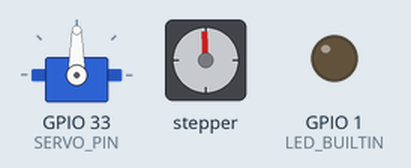
This program was run on a simulated ESP32. On the bench: servo, stepper motor, output pins drawn as LEDs (lit = HIGH). Stepper angles assume 2048 steps per turn.

Above: at 0.2 s.
At 3.5 s:
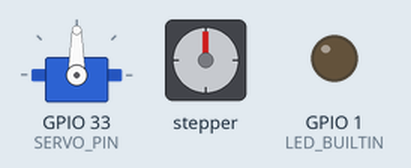
At 6.0 s:
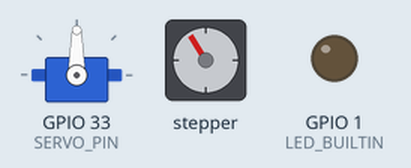
At 8.8 s:
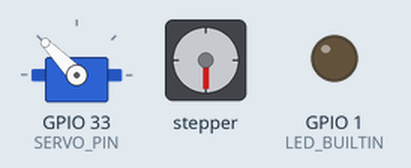
Timing chart, 0 to 10.3 s (numbered marks = the images above):
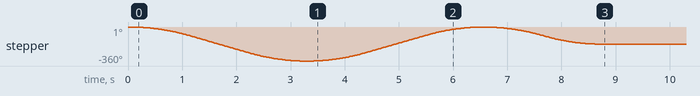

The program:

main.cpp
```cpp
#include <Arduino.h>
#include "config.h"
#include "Sensors/Sensors.h"
#include "rotation_system/rotation_system.h"


int tickIndicator = 0;

void setup() {
    Serial.begin(9600);

    pinMode(LED_BUILTIN, OUTPUT);

    rotationSystemInit();
}

void loop() {
    if (++tickIndicator >= 50000) {
        digitalWrite(LED_BUILTIN, !digitalRead(LED_BUILTIN));
        tickIndicator = 0;
    }
}
```

Sensors.cpp
```cpp
#include "Sensors/Sensors.h"
#define HMC5883L_ADDRESS (0x1E) // Адрес магнитометра
#define GPSSerial Serial2

Adafruit_GPS GPS(&GPSSerial);

Adafruit_HMC5883_Unified mag = Adafruit_HMC5883_Unified(12345); // Айди магнитометра

int getMagData() {
  sensors_event_t event;
  mag.getEvent(&event);

  float heading = atan2(event.magnetic.y, event.magnetic.x); // Получаем угол
  int headingDegrees = heading * 180 / M_PI;

  int headingInt = round(headingDegrees); // Округляем

  return headingInt;
}

int getGpsData(){
  if (GPSSerial.available()) {
    char dataGps = GPSSerial.read();
    Serial.write(dataGps);
    return dataGps;
  }
}
```

Sensors.h
```cpp
#include <Wire.h>
#include <Adafruit_Sensor.h>
#include <Adafruit_HMC5883_U.h>
#include <Adafruit_GPS.h>
```

rotation_system.cpp
```cpp
#include "rotation_system.h"
TinyStepper_28BYJ_48 myStepper;
Servo myServo;


void setRotation(int16_t setCorner);


/*иницыализацыя системы поворота*/
void rotationSystemInit() {
    myStepper.connectToPins(STEPPER_PIN_IN1, STEPPER_PIN_IN2, STEPPER_PIN_IN3, STEPPER_PIN_IN4);
    myStepper.setSpeedInStepsPerSecond(STEPPER_SPEED);
    myStepper.setAccelerationInStepsPerSecondPerSecond(STEPPER_ACCELERATION);
    myServo.attach(SERVO_PIN);
    myServo.write(90);
    delay(100);
    setRotation(360);
    delay(100);
    setRotation(0);
    delay(100);
    guidanceRotationSystem(180, 0, 60, 0, 0.0001, 60, 11.1196);
}

/*функцыя установки градуса поворота шагового привода*/
static int16_t currentRotationAngle = 0;
void setRotation(int16_t setCorner) {
        myStepper.moveRelativeInSteps(map(currentRotationAngle - setCorner, -360, 360, -STEPS_PER_REVILUTION, STEPS_PER_REVILUTION));
    currentRotationAngle = setCorner;
}


/*функцыя конвертацыя градусов в радианы*/
double convertingDegreeToRadian(double degree) {
    return((degree * PI_NUMBER) / 180);
}

/*функцыя конвертацыя радиан в градусы*/
double convertingRadianToDegree(double radian) {
    return((radian * 180) / PI_NUMBER);
}

/*функцыя вычисление азимута*/
double azimuth(double stationWidth, double stationLongitude, double objectWidth, double objectLongitude) {
    /*конвертацыя градусов в радианы*/
    stationLongitude = convertingDegreeToRadian(stationLongitude);
    stationWidth = convertingDegreeToRadian(stationWidth);
    objectLongitude = convertingDegreeToRadian(objectLongitude);
    objectWidth = convertingDegreeToRadian(objectWidth);
    /*вычисление*/
    double deltaLongitude = objectLongitude - stationLongitude;
    double x = sin(deltaLongitude) * cos(objectWidth);
    double y = cos(stationWidth) * sin(objectWidth) - sin(stationWidth) * cos(objectWidth) * cos(deltaLongitude);
    /*проверка на отрецательное значение*/
    if (convertingRadianToDegree(atan2(x, y)) < 0) {
        return(convertingRadianToDegree(atan2(x, y)) + 360);
    }

    return(convertingRadianToDegree(atan2(x, y)));
}

/*вычисление растояния при помоши функции "гаверсинус"*/
double distancesHaversine(double stationWidth, double stationLongitude, double objectWidth, double objectLongitude) {
    /*конвертацыя градусов в радианы*/
    stationLongitude = convertingDegreeToRadian(stationLongitude);
    stationWidth = convertingDegreeToRadian(stationWidth);
    objectLongitude = convertingDegreeToRadian(objectLongitude);
    objectWidth = convertingDegreeToRadian(objectWidth);
    /*вычислуния*/
    double deltaLongitude = objectLongitude - stationLongitude;
    double deltawidth = objectWidth - stationWidth;
    double rezult = asin(sqrt((1 - cos(deltawidth) + cos(stationWidth) * cos(objectWidth) * (1 - cos(deltaLongitude))) / 2));

    return(2 * DIAMETER_OF_EARTH * rezult);
}


/*функцыя наведения системы поворота*/
void guidanceRotationSystem(double magneticAzimuth, double stationWidth, double stationLongitude, double stationHeight , double objectWidth, double objectLongitude, double objectHeight){
    setRotation(360 - magneticAzimuth + azimuth(stationWidth, stationLongitude, objectWidth, objectLongitude));
    myServo.write(convertingRadianToDegree(atan((objectHeight - stationHeight) / distancesHaversine(stationWidth, stationLongitude, objectWidth, objectLongitude))) + 90);
}
```

rotation_system.h
```cpp
#ifndef STEPPER_H
#define STEPPER_H
#include <Arduino.h>
#include <cmath>
#include <ESP32Servo.h>
#include "TinyStepper_28BYJ_48.h"
#include "config.h"

void rotationSystemInit();      //функцыя иницыализации системы поворота. вызывать в setup
void guidanceRotationSystem(double magneticAzimuth, double stationWidth, double stationLongitude, double stationHeight , double objectWidth, double objectLongitude, double objectHeight);

#endif
```

config.h
```cpp
#ifndef CONFIG_H
#define CONFIG_H
#include <Arduino.h>

#define LED_BUILTIN GPIO_NUM_1

/*настройки системы поворота*/
#define PI_NUMBER 3.141592653589793     //число пи
#define DIAMETER_OF_EARTH 6371008      //диаметр земли
#define STEPPER_SPEED 950               //скорость шагового двигатиля в Шагах В Секунду
#define STEPPER_ACCELERATION 900        //ускорение шагового двигатиля в Шагах В Секунду
#define STEPS_PER_REVILUTION 2048       //количество шагов в одном обороте (для шагового 28BYJ-48 2048 шагов)
#define STEPPER_PIN_IN1 GPIO_NUM_13
#define STEPPER_PIN_IN2 GPIO_NUM_12
#define STEPPER_PIN_IN3 GPIO_NUM_14
#define STEPPER_PIN_IN4 GPIO_NUM_27
#define SERVO_PIN GPIO_NUM_33           //пин подключения серво привода

#endif
```
